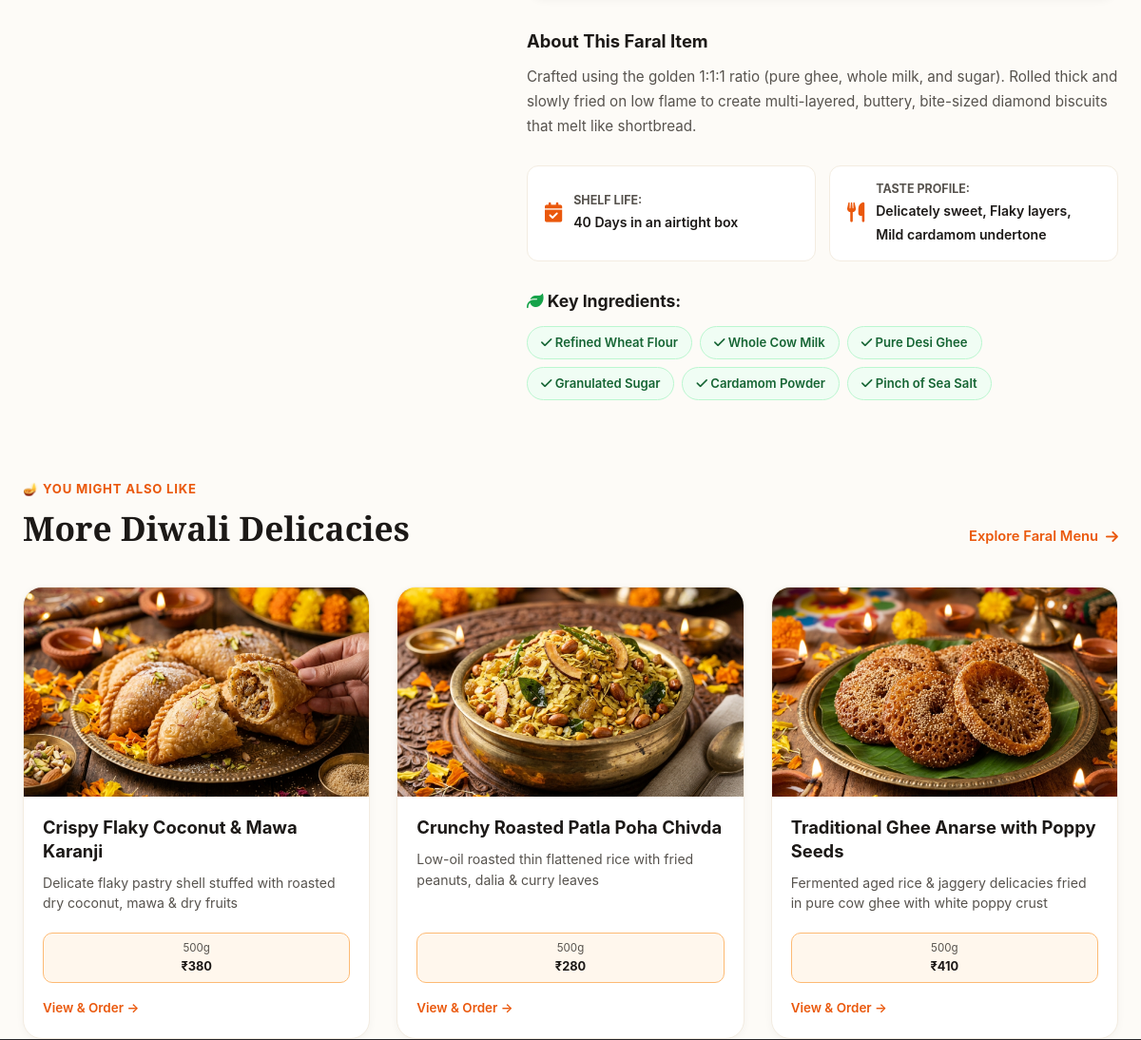
Before: /product/god-shankarpali (middle part) with the older database file.
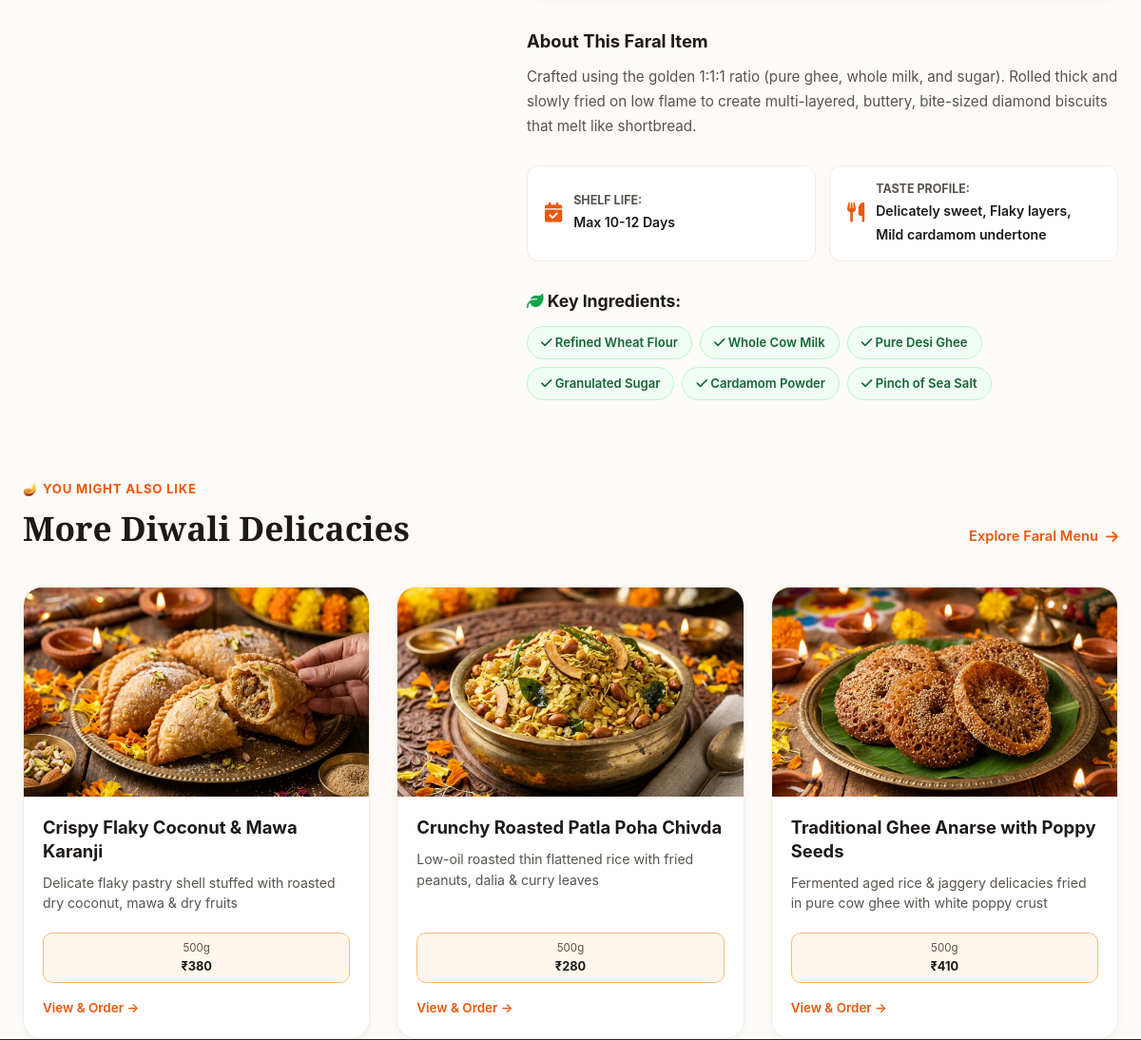
After: the same page with the newer database file.
### tables this page shows
CREATE TABLE faral_products (
        id INTEGER PRIMARY KEY AUTOINCREMENT,
        slug TEXT UNIQUE NOT NULL,
        name_en TEXT NOT NULL,
        name_hi TEXT NOT NULL,
        tagline_en TEXT NOT NULL,
        tagline_hi TEXT NOT NULL,
        description_en TEXT NOT NULL,
        description_hi TEXT NOT NULL,
        category TEXT NOT NULL,
        category_en TEXT NOT NULL,
        category_hi TEXT NOT NULL,
        price_250g INTEGER NOT NULL,
        price_500g INTEGER NOT NULL,
        price_1kg INTEGER NOT NULL,
        price_gbp REAL NOT NULL,
        shelf_life_en TEXT NOT NULL,
        shelf_life_hi TEXT NOT NULL,
        taste_profile_en TEXT NOT NULL,
        taste_profile_hi TEXT NOT NULL,
        image TEXT NOT NULL,
        is_bestseller INTEGER DEFAULT 0,
        ingredients_en TEXT NOT NULL,
        ingredients_hi TEXT NOT NULL,
        created_at TIMESTAMP DEFAULT CURRENT_TIMESTAMP
    );

### app.py (the view)
@app.route("/product/<slug>")
def product_detail(slug):
    lang = get_current_lang()
    conn = get_db_connection()
    row = conn.execute("SELECT * FROM faral_products WHERE slug = ?", (slug,)).fetchone()
    if row:
        product = FaralProduct(row, lang)
        related_rows = conn.execute("SELECT * FROM faral_products WHERE slug != ? ORDER BY RANDOM() LIMIT 3", (slug,)).fetchall()
        related = [FaralProduct(r, lang) for r in related_rows]
        conn.close()
        return render_template("product_detail.html", product=product, related_products=related)
    conn.close()
    return redirect(url_for("faral_menu"))

### app.py (called while the page is built)
def get_current_lang():
    lang = request.args.get("lang")
    if lang in SUPPORTED_LANGUAGES:
        session["lang"] = lang
        return lang
    if "lang" in session and session["lang"] in SUPPORTED_LANGUAGES:
        return session["lang"]
    cookie_lang = request.cookies.get("vanshika_lang")
    if cookie_lang in SUPPORTED_LANGUAGES:
        session["lang"] = cookie_lang
        return cookie_lang
    return "en"

@app.context_processor
def inject_translations():
    lang = get_current_lang()
    t = TRANSLATIONS.get(lang, TRANSLATIONS["en"])
    return {
        "current_lang": lang,
        "t": t,
        "other_lang": "hi" if lang == "en" else "en",
        "other_lang_label": "मराठी / हिन्दी" if lang == "en" else "English",
        "delivery_fee_below_700": DELIVERY_FEE_BELOW_700,
        "delivery_fee_above_700": DELIVERY_FEE_ABOVE_700,
        "local_city": LOCAL_DELIVERY_CITY
    }

### templates/product_detail.html (shortened to what this page needs)
{% extends "base.html" %}
{% block content %}
<article class="product-detail-section">
    <div class="container">
        <div class="product-layout-grid">
            <div class="product-media-col">
            </div>
            <div class="product-info-col">
                <div class="product-description-block">
                    <h3>{% if current_lang == 'hi' %}पदार्थाची माहिती व अस्सल चव{% else %}About This Faral Item{% endif %}</h3>
                    <p>{{ product.description }}</p>
                </div>
                <div class="product-meta-specs-grid">
                    <div class="spec-card">
                        <i class="fas fa-calendar-check"></i>
                        <div>
                            <strong>{{ t.shelf_life }}</strong>
                            <span>{{ product.shelf_life }}</span>
                        </div>
                    </div>
                    <div class="spec-card">
                        <i class="fas fa-utensils"></i>
                        <div>
                            <strong>{{ t.taste_profile }}</strong>
                            <span>{{ product.taste_profile }}</span>
                        </div>
                    </div>
                </div>
                <div class="product-ingredients-block">
                    <h3><i class="fas fa-leaf" style="color: #16a34a;"></i> {{ t.pure_ingredients }}</h3>
                    <div class="ingredients-tags-wrap">
                        {% for ing in product.ingredients %}
                        <span class="ing-tag-chip"><i class="fas fa-check"></i> {{ ing }}</span>
                        {% endfor %}
                    </div>
                </div>
            </div>
        </div>
    </div>
</article>
{% if related_products %}
<section class="related-faral-section">
    <div class="container">
        <div class="section-header">
            <div>
                <span class="sub-title-badge">🪔 {% if current_lang == 'hi' %}आणखी काही खमंग फराळ{% else %}You Might Also Like{% endif %}</span>
                <h2 class="section-title">{% if current_lang == 'hi' %}इतर फराळ पदार्थ{% else %}More Diwali Delicacies{% endif %}</h2>
            </div>
            <a href="{{ url_for('faral_menu') }}" class="btn-outline-text">
                {{ t.view_menu }} <i class="fas fa-arrow-right"></i>
            </a>
        </div>
        <div class="recipes-grid faral-grid">
            {% for r in related_products %}
            <article class="recipe-card faral-card">
                <div class="card-image-wrap">
                    <img src="{{ r.image }}" alt="{{ r.name }}" loading="lazy" class="card-img">
                </div>
                <div class="card-body">
                    <h3 class="card-title"><a href="{{ url_for('product_detail', slug=r.slug) }}">{{ r.name }}</a></h3>
                    <p class="card-excerpt">{{ r.tagline }}</p>
                    <div class="pack-price-table">
                        <div class="price-chip active"><span class="chip-weight">500g</span> <strong>₹{{ r.price_500g }}</strong></div>
                    </div>
                    <div class="faral-card-actions">
                        <a href="{{ url_for('product_detail', slug=r.slug) }}" class="btn-read-recipe">
                            {% if current_lang == 'hi' %}पहा व ऑर्डर करा{% else %}View & Order{% endif %} &rarr;
                        </a>
                    </div>
                </div>
            </article>
            {% endfor %}
        </div>
    </div>
</section>
{% endif %}
{% endblock %}

Changed rows visible on the page:
changed faral_products "Delicately sweet, Flaky layers, Mild cardamom undertone": shelf_life "40 Days in an airtight box" → "Max 10-12 Days"
